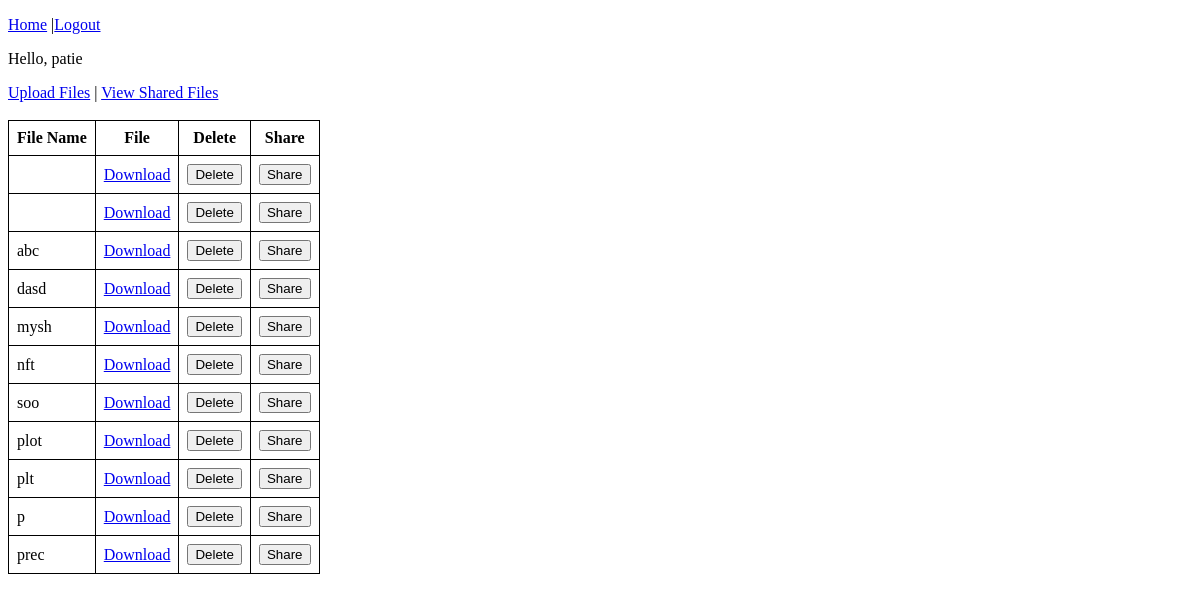
/show_file/ (signed in), run on an earlier commit of the app's database.
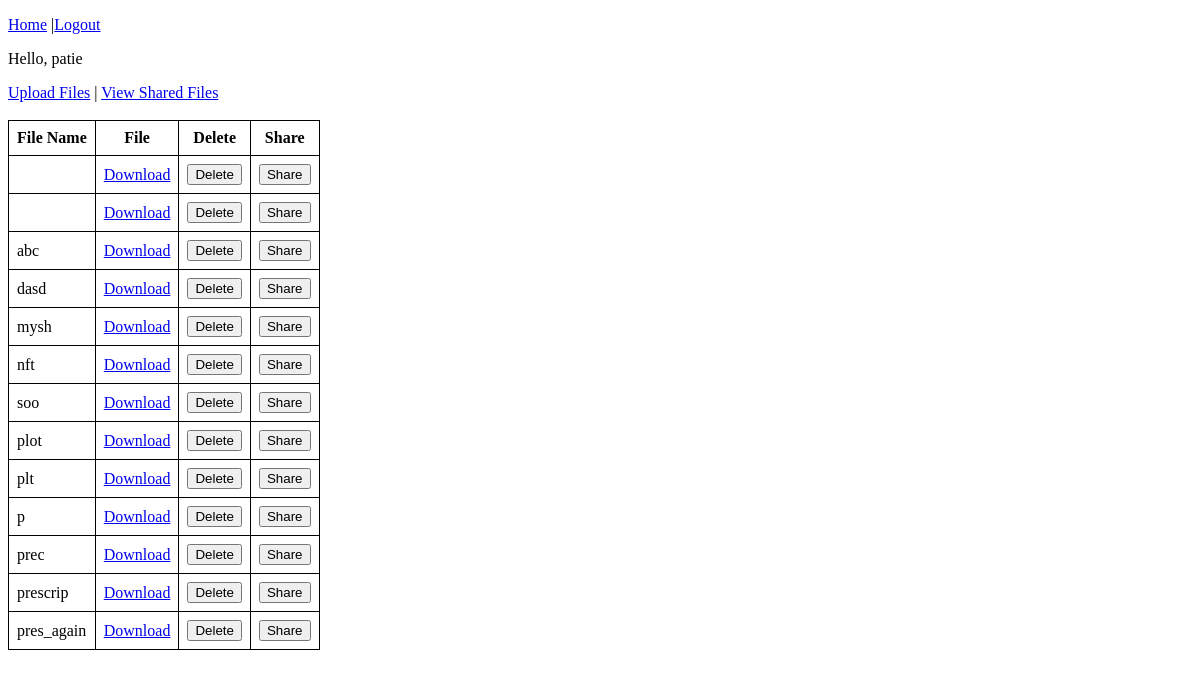
And on a later commit of the database.
### accounts/models.py (models this page shows, shortened)
class UserFiles(models.Model):
    user = models.ForeignKey(CustomUser,on_delete=models.CASCADE)
    file_name = models.CharField(max_length=30,blank=True)
    file = models.FileField(upload_to="users/files/")

### accounts/views.py (the view)
# urls.py: path('show_file/',show_files_view, name="show_file"),
@login_required(login_url='/login/')
def show_files_view(request):
    context={}
    files = UserFiles.objects.filter(user=request.user)
    context['files'] = files
    return render(request,"show_files.html",context)

### templates/show_files.html (shortened to what this page needs)
{% extends 'base.html' %}
{% block content %}
<a href="{%url 'upload_file'%}">Upload Files</a> | <a href="{%url 'show_shared_file'%}">View Shared Files</a><br><br>
    {%if files|length > 0%}
        <table id="table">
            <tr class="header">
            <th >File Name</th>
            <th >File</th>
            <th >Delete</th>
            <th>Share</th>
            </tr>
            {%for file in files%}
            <tr>
                <td>{{file.file_name}}</td>
                <td><a href="{{file.file.url}}" target="_blank">Download</a></td>
                <td>
                    <form method="post" action="{%url 'delete_file' file.pk%}">
                        <button type="submit">Delete</button>
                    </form>
                </td>
                <td>
                    <form method="post" action="{%url 'share_file' file.pk%}">
                        <button type="submit">Share</button>
                    </form>
                </td>
            </tr>
            {%endfor%}
        </table>
    {%else%}
        No files have been uploaded by you yet
    {%endif%}
{% endblock %}

What changed in the data, as far as the page shows it:
added UserFiles: file_name "prescrip"
added UserFiles: file_name "pres_again"
